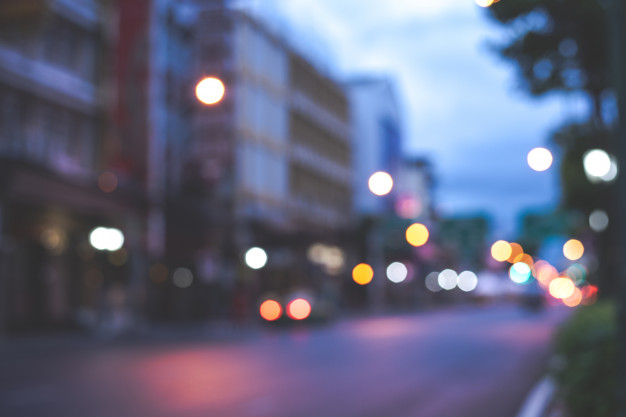
#> input picture OpenCV/code/chap07/image/3.jpg, 626 x 417 px, found by its file name
$ python 10_sharpen.py
#> lines starting #> are read from the running program, lines starting #| are printed output that depends on the picture
import numpy as np, cv2

def filter(image, mask):
    rows, cols = image.shape[:2]
    dst = np.zeros((rows, cols), np.float32)

    for i in range(1, rows -1):
        for j in range(1, cols - 1):
            y1, y2 = i - 1, i + 2
            x1, x2 = j - 1, j + 2
            roi = image[y1:y2, x1:x2].astype('float32')
            tmp = cv2.multiply(roi, mask)
            dst[i, j] = cv2.sumElems(tmp)[0]
    return dst

image = cv2.imread("/chap07/image/3.jpg", cv2.IMREAD_COLOR)
#> image is the input picture: shape (417, 626, 3); mean B, G, R 126.1, 102.3, 99.6
if image is None : raise Exception("영상파일 읽기 오류")
data = [ 0, -1, 0,
          -1, 5, -1,
          0, -1, 0]

b, g, r = cv2.split(image)
mask = np.array(data, np.float32).reshape(3, 3)

blur_b = filter(b, mask)
#> after the loop in filter, `for i in range(1, rows -1):`:
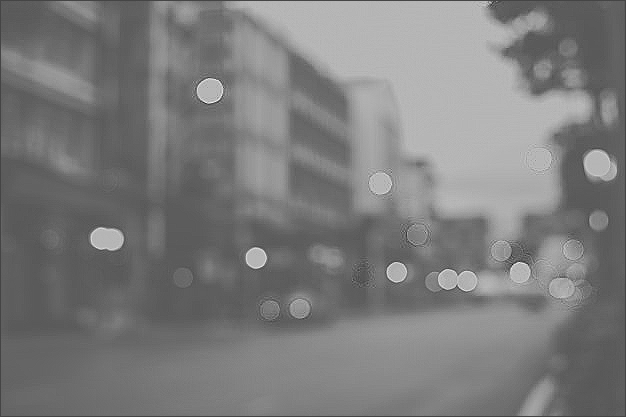
#> dst: shape (417, 626) float32; min -156, max 419, mean 125.3; drawn with min black and max white
blur_b = blur_b.astype('uint8')
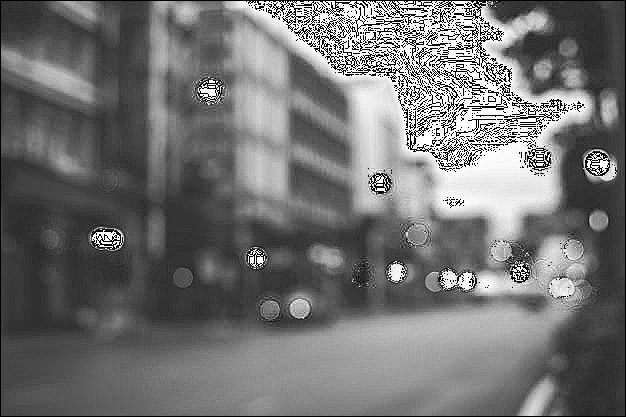
#> blur_b: shape (417, 626); min 0, max 255, mean 114.4
blur_g = filter(g, mask)
#> after the loop in filter (call 2), `for i in range(1, rows -1):`:
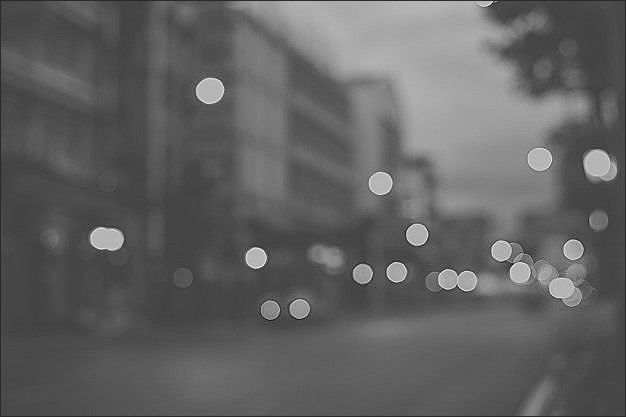
#> dst: shape (417, 626) float32; min -77, max 387, mean 101.6; drawn with min black and max white
blur_g = blur_g.astype('uint8')
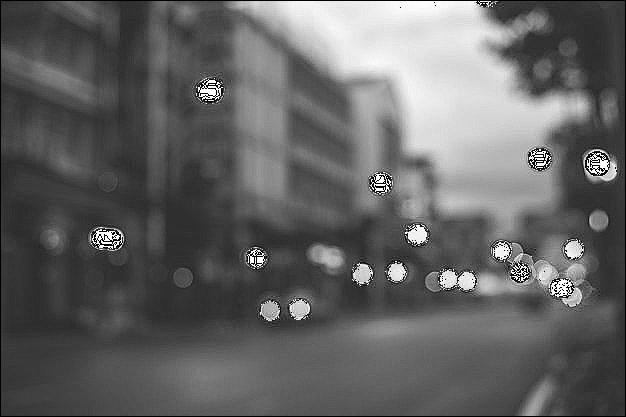
#> blur_g: shape (417, 626); min 0, max 255, mean 99.2
blur_r = filter(r, mask)
#> after the loop in filter (call 3), `for i in range(1, rows -1):`:
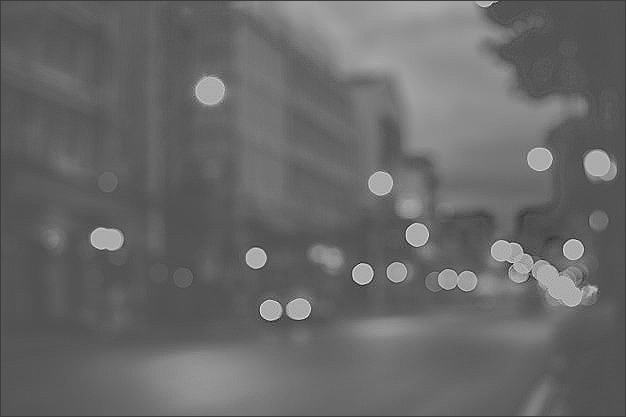
#> dst: shape (417, 626) float32; min -143, max 446, mean 98.9; drawn with min black and max white
blur_r = blur_r.astype('uint8')
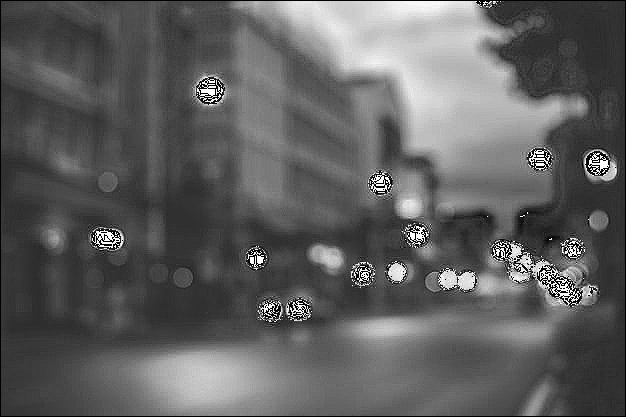
#> blur_r: shape (417, 626); min 0, max 255, mean 95.2

dst = cv2.merge((blur_b, blur_g, blur_r))
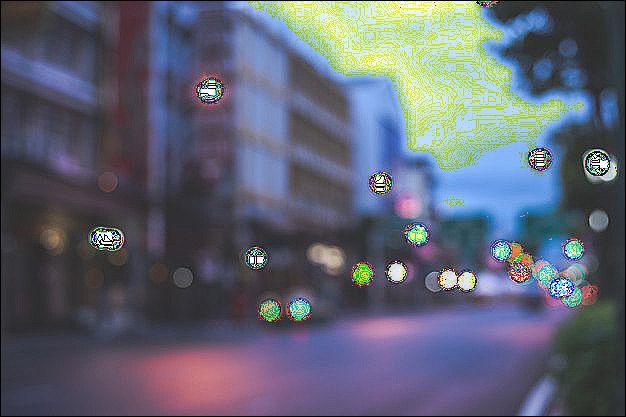
#> dst: shape (417, 626, 3); mean B, G, R 114.4, 99.2, 95.2

opencv = cv2.filter2D(image, -1, mask)
cv2.imshow("sharpening_user", dst)
cv2.imshow("orginal", image)
cv2.imshow("sharpening_opencv", opencv)
cv2.waitKey()

$ run again, with OpenCV/code/chap07/image/1.jpg copied over OpenCV/code/chap07/image/3.jpg
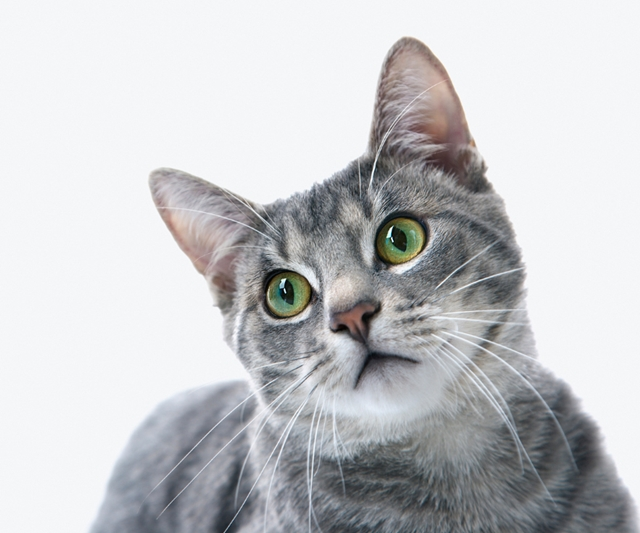
#> input picture OpenCV/code/chap07/image/1.jpg, 640 x 533 px, found by its file name
#> image is the input picture: shape (533, 640, 3); mean B, G, R 201, 198.6, 197.7
#> after the loop in filter, `for i in range(1, rows -1):`:
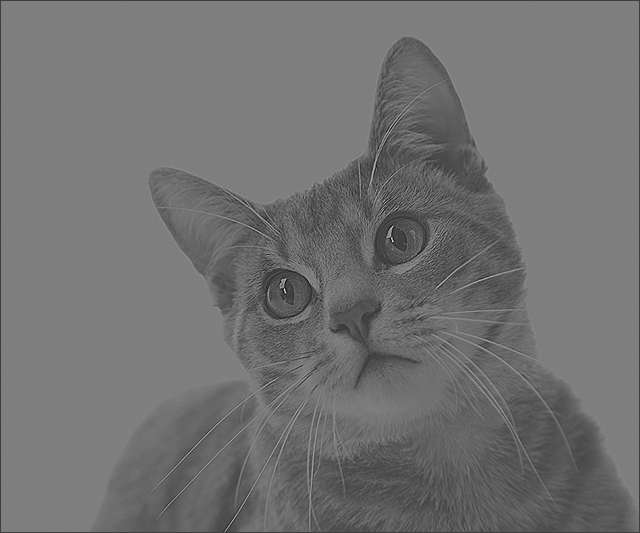
#> dst: shape (533, 640) float32; min -239, max 739, mean 199.5; drawn with min black and max white
#> `opencv = cv2.filter2D(image, -1, mask)`:
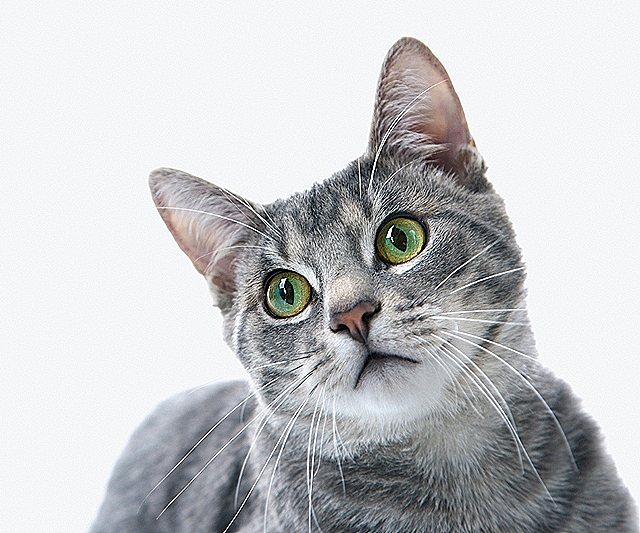
#> opencv: shape (533, 640, 3); mean B, G, R 200.6, 198.3, 197.4

$ run again, with OpenCV/code/chap07/image/2.jpg copied over OpenCV/code/chap07/image/3.jpg
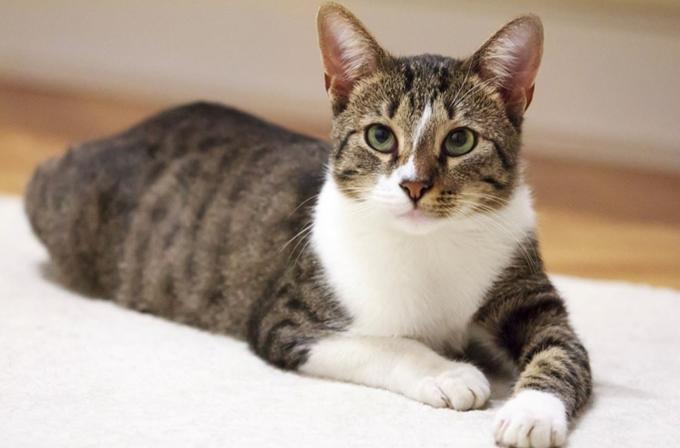
#> input picture OpenCV/code/chap07/image/2.jpg, 680 x 448 px, found by its file name
#> image is the input picture: shape (448, 680, 3); mean B, G, R 143.6, 157.3, 172.9
#> after the loop in filter (call 3), `for i in range(1, rows -1):`:
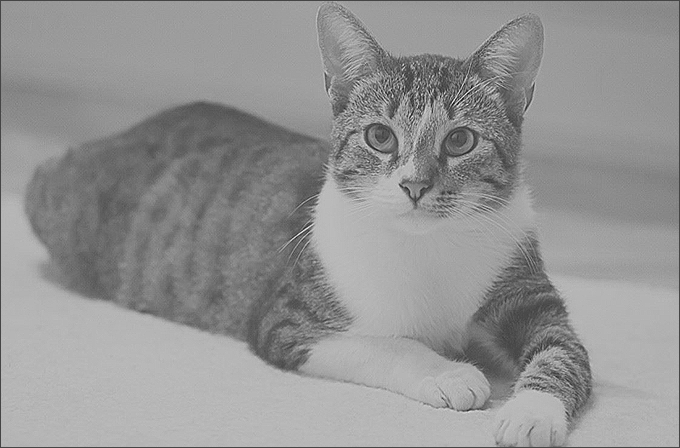
#> dst: shape (448, 680) float32; min -151, max 404, mean 171.4; drawn with min black and max white
#> `opencv = cv2.filter2D(image, -1, mask)`:
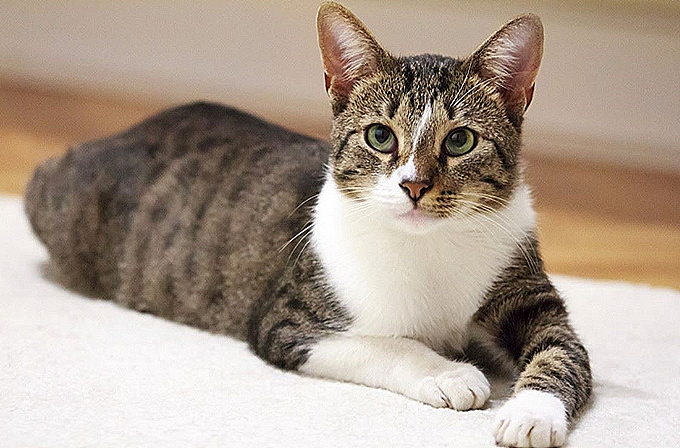
#> opencv: shape (448, 680, 3); mean B, G, R 143.8, 157.4, 172.9

$ run again, with OpenCV/code/chap07/image/4.jpg copied over OpenCV/code/chap07/image/3.jpg
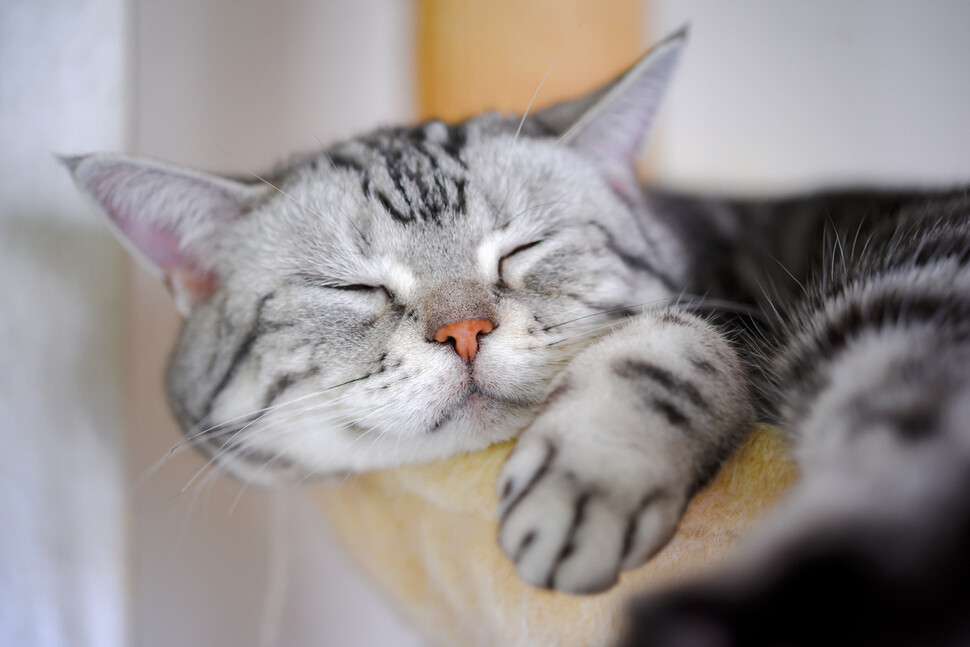
#> input picture OpenCV/code/chap07/image/4.jpg, 970 x 647 px, found by its file name
#> image is the input picture: shape (647, 970, 3); mean B, G, R 143.2, 143.6, 149.6
#> `dst = cv2.merge((blur_b, blur_g, blur_r))`:
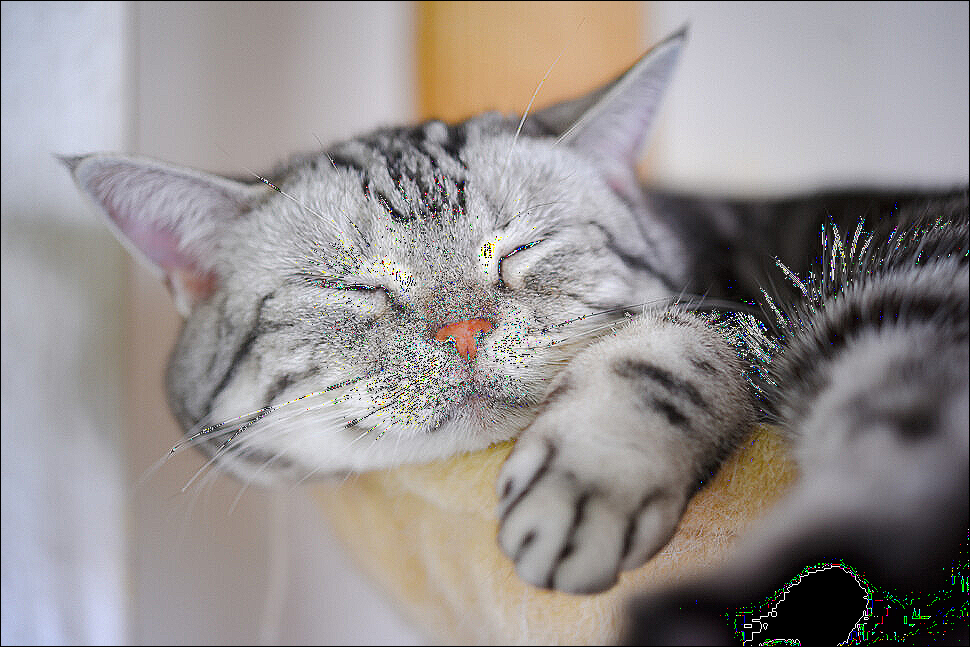
#> dst: shape (647, 970, 3); mean B, G, R 142.5, 143.2, 148.8
